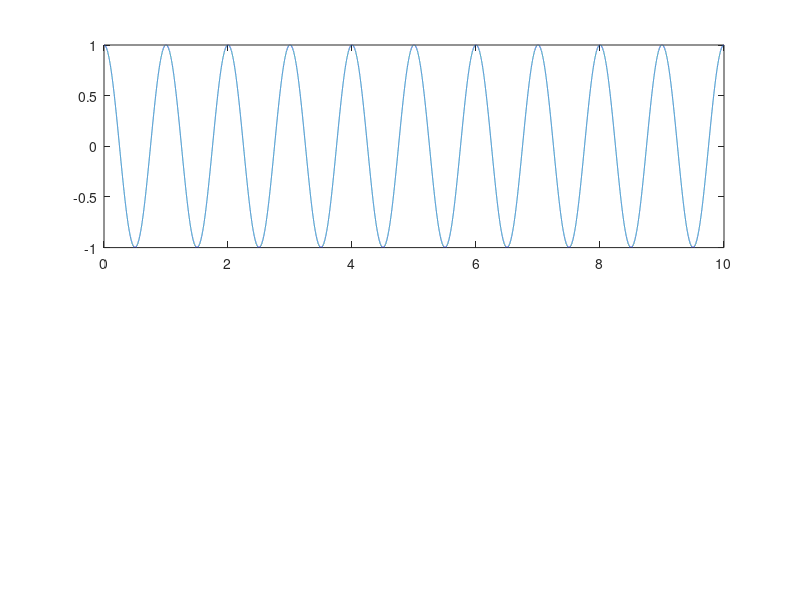

MATLAB code to generate this figure: (Note: this script raises an error after producing the figure.)
clear;
clc;

t = linspace(0,10,1e5);
x = cos(2*pi*t);
subplot(2,1,1);
plot(t,x);
dt = t(2) - t(1);
fs = 1/dt;
[X,f] = myFFT(x,fs);
subplot(2,1,2);
plot(f,abs(X));